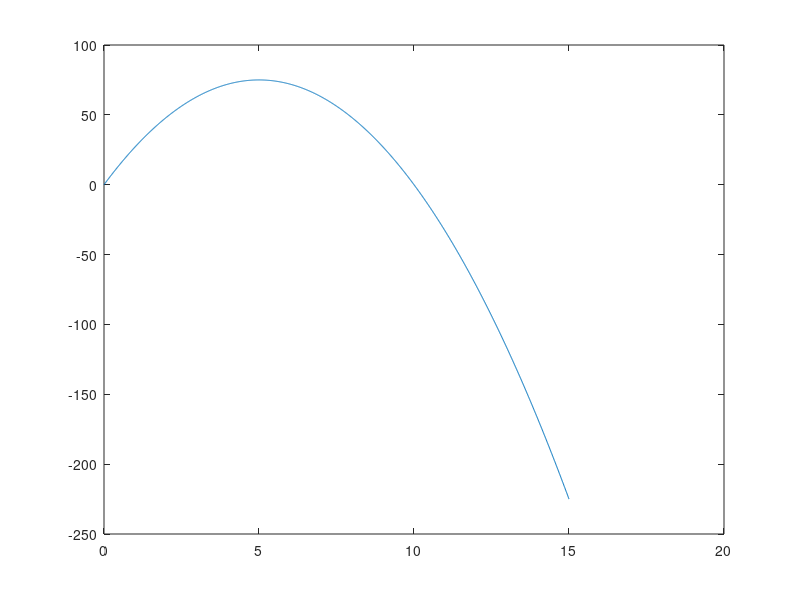

This chart was generated by the following MATLAB code:
%lab 14

time = 0:0.01:0.01;
vel = -3*time.^2 + 30*time;
area = trapz(time,vel);

iters = 2;

while area > 0
    time = 0:0.01:0.01*iters;
    vel = -3*time.^2 + 30*time;
    area = trapz(time,vel);
    iters = iters+1;
end;

fprintf('Total time: %.02f seconds\n',time(end));

plot(time,vel);